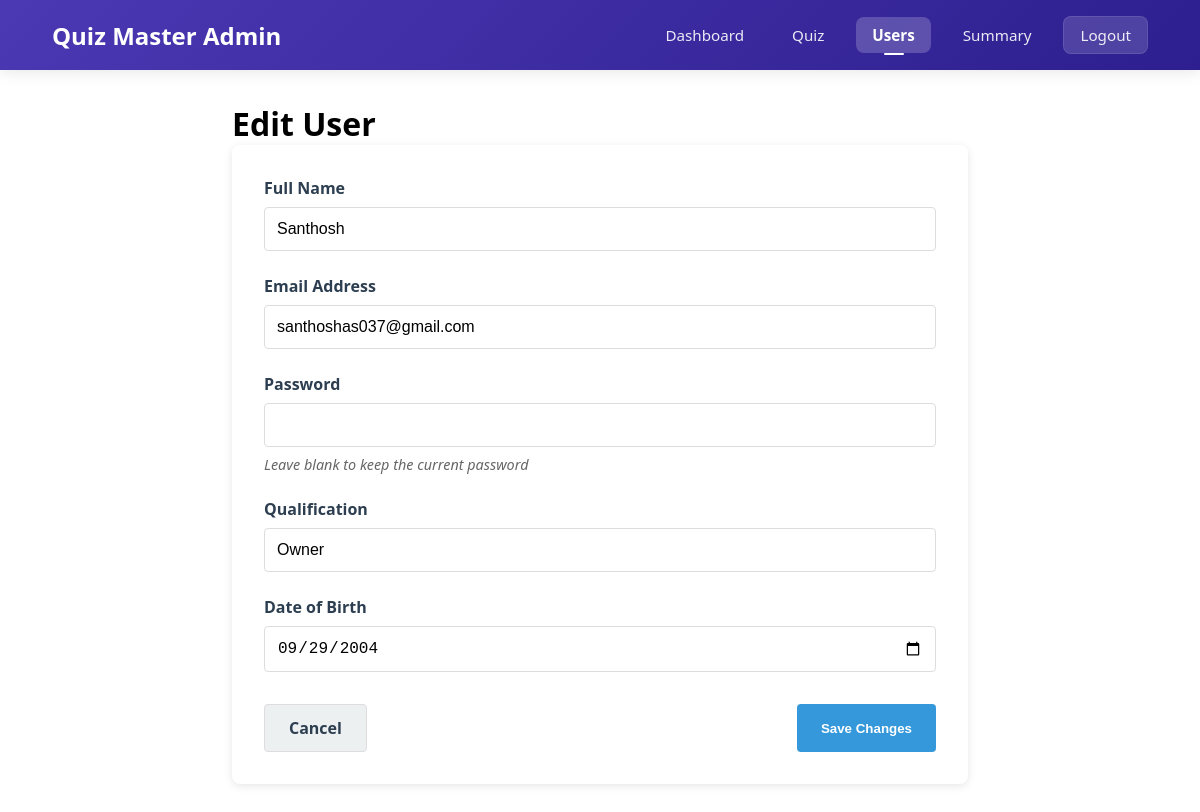
The page /admin/user/2/edit (signed in) on the database as committed earlier.
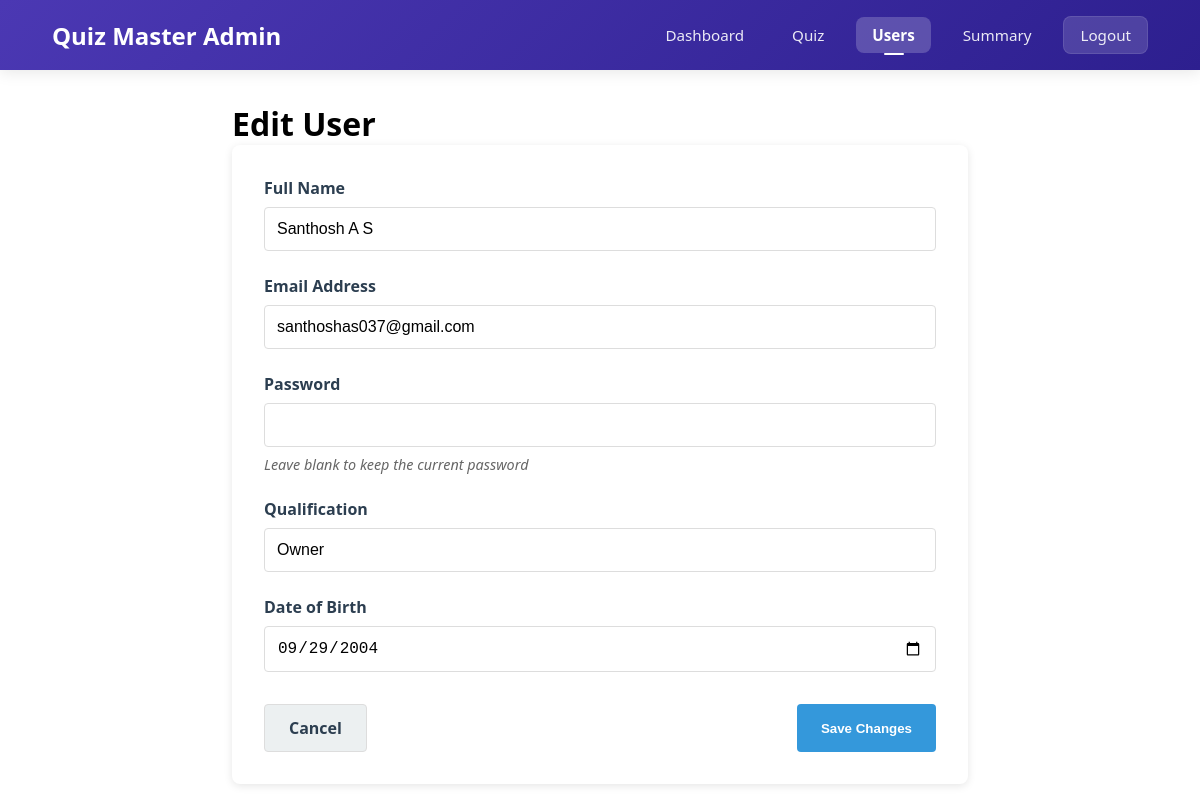
The same page on the database as committed later.
### app.py (models this page shows, shortened)
class User(db.Model):
    id = db.Column(db.Integer, primary_key=True)
    email = db.Column(db.String(120), unique=True, nullable=False)
    password = db.Column(db.String(200), nullable=False)
    full_name = db.Column(db.String(100), nullable=False)
    qualification = db.Column(db.String(100), nullable=False)
    dob = db.Column(db.Date, nullable=False)
    is_admin = db.Column(db.Boolean, default=False)
    quiz_attempts = db.relationship('QuizAttempt', backref='user', lazy=True)

### app.py (the view, shortened to what this page needs)
@app.route('/admin/user/<int:user_id>/edit', methods=['GET', 'POST'])
@admin_required
def edit_user(user_id):
    user = User.query.get_or_404(user_id)
    if user.is_admin and user.id != session['user_id']:
        flash('Cannot edit admin user.', 'error')
        return redirect(url_for('users'))
    return render_template('admin/edit_user.html', user=user, active_page='users')

### app.py (called while the page is built)
def get_current_user():
    if 'user_id' in session:
        return User.query.get(session['user_id'])
    return None

@app.context_processor
def utility_processor():
    return dict(current_user=get_current_user())

def admin_required(f):
    @wraps(f)
    def decorated_function(*args, **kwargs):
        if 'user_id' not in session:
            flash('Please login first.', 'error')
            return redirect(url_for('login'))
        user = User.query.get(session['user_id'])
        if not user or not user.is_admin:
            flash('Admin access required.', 'error')
            return redirect(url_for('dashboard'))
        return f(*args, **kwargs)
    return decorated_function

### templates/admin/edit_user.html (shortened to what this page needs)
<!DOCTYPE html>
<html lang="en">
<head>
    <link href="/static/navbar.css" rel="stylesheet">
</head>
<body>
    <nav class="navbar">
        <div class="nav-container">
            <div style="font-size: 150%;color: white;font-weight: bold;">
                Quiz Master Admin
            </div>
            <div class="nav-links">
                <a href="{{ url_for('admin_dashboard') }}" {% if active_page == 'home' %}class="active"{% endif %}>
                    Dashboard
                </a>
                <a href="{{ url_for('admin_quiz') }}" {% if active_page == 'quiz' %}class="active"{% endif %}>
                    Quiz
                </a>
                <a href="{{ url_for('users') }}" {% if active_page == 'users' %}class="active"{% endif %}>
                    Users
                </a>
                <a href="{{ url_for('admin_summary') }}" {% if active_page == 'summary' %}class="active"{% endif %}>
                    Summary
                </a>
                <a href="{{ url_for('logout') }}" class="logout-btn">
                    Logout
                </a>
            </div>
        </div>
    </nav>
    <div class="container">
        <h1>Edit User</h1>
        <div class="card">
            <form action="{{ url_for('edit_user', user_id=user.id) }}" method="POST">
                <div class="form-group">
                    <label for="full_name">Full Name</label>
                    <input type="text" id="full_name" name="full_name" class="form-control" value="{{ user.full_name }}" required>
                </div>
                <div class="form-group">
                    <label for="email">Email Address</label>
                    <input type="email" id="email" name="email" class="form-control" value="{{ user.email }}" required>
                </div>
                <div class="form-group">
                    <label for="password">Password</label>
                    <input type="password" id="password" name="password" class="form-control">
                    <p class="password-note">Leave blank to keep the current password</p>
                </div>
                <div class="form-group">
                    <label for="qualification">Qualification</label>
                    <input type="text" id="qualification" name="qualification" class="form-control" value="{{ user.qualification }}" required>
                </div>
                <div class="form-group">
                    <label for="dob">Date of Birth</label>
                    <input type="date" id="dob" name="dob" class="form-control" value="{{ user.dob.isoformat() }}" required>
                </div>
                <div class="btn-actions">
                    <a href="{{ url_for('users') }}" class="btn btn-secondary">Cancel</a>
                    <button type="submit" class="btn btn-primary">Save Changes</button>
                </div>
            </form>
        </div>
    </div>
</body>
</html>

Rows that differ between the two databases and show on the page:
changed User "santhoshas037@gmail.com": full_name "Santhosh" → "Santhosh A S"
